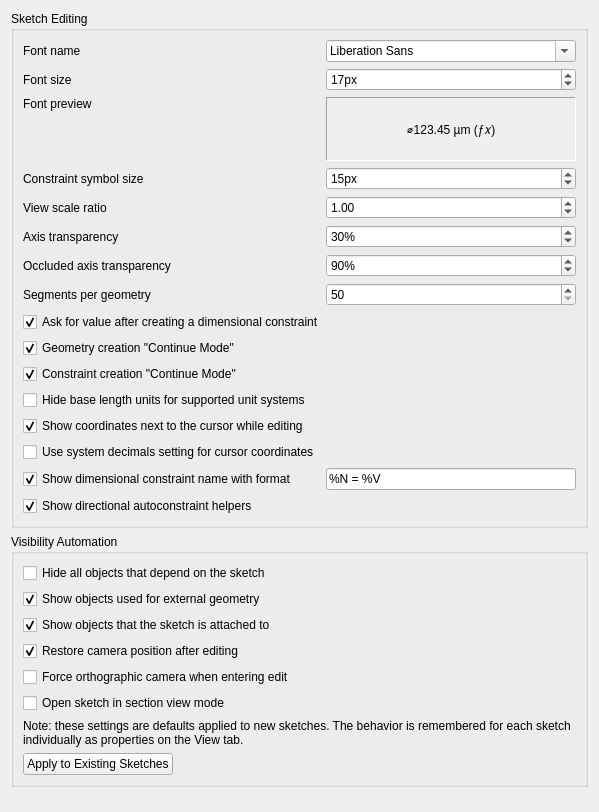
<?xml version="1.0" encoding="UTF-8"?>
<ui version="4.0">
 <class>SketcherGui::SketcherSettingsDisplay</class>
 <widget class="QWidget" name="SketcherGui::SketcherSettingsDisplay">
  <property name="geometry">
   <rect>
    <x>0</x>
    <y>0</y>
    <width>500</width>
    <height>538</height>
   </rect>
  </property>
  <property name="windowTitle">
   <string>Display</string>
  </property>
  <layout class="QVBoxLayout" name="verticalLayout">
   <item>
    <widget class="QGroupBox" name="groupBox_1">
     <property name="title">
      <string>Sketch Editing</string>
     </property>
     <layout class="QGridLayout" name="gridLayout_1">
      <item row="0" column="0">
       <widget class="QLabel" name="label_5">
        <property name="text">
         <string>Font name</string>
        </property>
       </widget>
      </item>
      <item row="0" column="1">
       <widget class="Gui::PrefFontBox" name="fontBoxSketcherFontName">
        <property name="minimumSize">
         <size>
          <width>250</width>
          <height>0</height>
         </size>
        </property>
        <property name="toolTip">
         <string>Font used for labels and constraints</string>
        </property>
        <property name="prefEntry" stdset="0">
         <cstring>EditSketcherFontName</cstring>
        </property>
        <property name="prefPath" stdset="0">
         <cstring>View</cstring>
        </property>
       </widget>
      </item>
      <item row="1" column="0">
       <widget class="QLabel" name="label_0">
        <property name="minimumSize">
         <size>
          <width>182</width>
          <height>0</height>
         </size>
        </property>
        <property name="text">
         <string>Font size</string>
        </property>
        <property name="buddy">
         <cstring>EditSketcherFontSize</cstring>
        </property>
       </widget>
      </item>
      <item row="1" column="1">
       <widget class="Gui::PrefSpinBox" name="EditSketcherFontSize">
        <property name="toolTip">
         <string>Font size used for labels and constraints</string>
        </property>
        <property name="suffix">
         <string>px</string>
        </property>
        <property name="minimum">
         <number>1</number>
        </property>
        <property name="maximum">
         <number>100</number>
        </property>
        <property name="value">
         <number>17</number>
        </property>
        <property name="prefEntry" stdset="0">
         <cstring>EditSketcherFontSize</cstring>
        </property>
        <property name="prefPath" stdset="0">
         <cstring>View</cstring>
        </property>
       </widget>
      </item>
      <item row="2" column="0">
       <widget class="QLabel" name="label_6">
        <property name="text">
         <string>Font preview</string>
        </property>
        <property name="alignment">
         <set>Qt::AlignTop|Qt::AlignLeft|Qt::AlignLeading</set>
        </property>
       </widget>
      </item>
      <item row="2" column="1" rowspan="2">
       <widget class="QLabel" name="LabelFontPreview">
        <property name="toolTip">
         <string>Preview of a constraint text when selected font family and size is used</string>
        </property>
        <property name="minimumSize">
         <size>
          <width>0</width>
          <height>64</height>
         </size>
        </property>
        <property name="text">
         <string>⌀123.45 µm (ƒ𝑥)</string>
        </property>
        <property name="alignment">
         <set>Qt::AlignCenter</set>
        </property>
        <property name="frameShape">
         <enum>QFrame::Panel</enum>
        </property>
        <property name="frameShadow">
         <enum>QFrame::Sunken</enum>
        </property>
        <property name="lineWidth">
         <number>1</number>
        </property>
        <property name="autoFillBackground">
         <bool>true</bool>
        </property>
        <property name="palette">
         <palette>
          <active>
           <colorrole role="Window">
            <brush brushstyle="SolidPattern">
             <color alpha="255">
              <red>255</red>
              <green>255</green>
              <blue>255</blue>
             </color>
            </brush>
           </colorrole>
          </active>
         </palette>
        </property>
       </widget>
      </item>
      <item row="3" column="0">
       <widget class="QLabel" name="LabelFontMessage">
        <property name="toolTip">
         <string>Because the selected font does not contain all characters Sketcher uses,
the characters listed here will be drawn using a substitute font.</string>
        </property>
        <property name="text">
         <string></string>
        </property>
        <property name="textInteractionFlags">
         <set>Qt::TextSelectableByMouse</set>
        </property>
        <property name="alignment">
         <set>Qt::AlignBottom|Qt::AlignRight|Qt::AlignTrailing</set>
        </property>
        <property name="font">
         <font>
          <weight>75</weight>
          <bold>true</bold>
         </font>
        </property>
       </widget>
      </item>
      <!-- Constraint symbol size -->
      <item row="4" column="0">
       <widget class="QLabel" name="label_ConstraintSymbolSize">
        <property name="text">
         <string>Constraint symbol size</string>
        </property>
        <property name="buddy">
         <cstring>ConstraintSymbolSize</cstring>
        </property>
       </widget>
      </item>
      <item row="4" column="1">
       <widget class="Gui::PrefSpinBox" name="ConstraintSymbolSize">
        <property name="toolTip">
         <string>Pixel size used to render constraint symbols</string>
        </property>
        <property name="suffix">
         <string>px</string>
        </property>
        <property name="minimum">
         <number>6</number>
        </property>
        <property name="maximum">
         <number>96</number>
        </property>
        <property name="value">
         <number>15</number>
        </property>
        <property name="prefEntry" stdset="0">
         <cstring>ConstraintSymbolSize</cstring>
        </property>
        <property name="prefPath" stdset="0">
         <cstring>View</cstring>
        </property>
       </widget>
      </item>
      <item row="5" column="0">
       <widget class="QLabel" name="label_1">
        <property name="minimumSize">
         <size>
          <width>182</width>
          <height>0</height>
         </size>
        </property>
        <property name="text">
         <string>View scale ratio</string>
        </property>
        <property name="buddy">
         <cstring>viewScalingFactor</cstring>
        </property>
       </widget>
      </item>
      <item row="5" column="1">
       <widget class="Gui::PrefDoubleSpinBox" name="viewScalingFactor">
        <property name="toolTip">
         <string>Scales the 3D view based on this factor</string>
        </property>
        <property name="inputMethodHints">
         <set>Qt::ImhPreferNumbers</set>
        </property>
        <property name="decimals">
         <number>2</number>
        </property>
        <property name="minimum">
         <double>0.500000000000000</double>
        </property>
        <property name="maximum">
         <double>5.000000000000000</double>
        </property>
        <property name="singleStep">
         <double>0.050000000000000</double>
        </property>
        <property name="value">
         <double>1.000000000000000</double>
        </property>
        <property name="prefEntry" stdset="0">
         <cstring>ViewScalingFactor</cstring>
        </property>
        <property name="prefPath" stdset="0">
         <cstring>View</cstring>
        </property>
       </widget>
      </item>
      <item row="6" column="0">
       <widget class="QLabel" name="label_axisTransparency">
        <property name="text">
         <string>Axis transparency</string>
        </property>
        <property name="buddy">
         <cstring>axisTransparency</cstring>
        </property>
       </widget>
      </item>
      <item row="6" column="1">
       <widget class="Gui::PrefSpinBox" name="axisTransparency">
        <property name="toolTip">
         <string>Transparency of visible axes.</string>
        </property>
        <property name="suffix">
         <string notr="true">%</string>
        </property>
        <property name="minimum">
         <number>0</number>
        </property>
        <property name="maximum">
         <number>100</number>
        </property>
        <property name="value">
         <number>30</number>
        </property>
        <property name="singleStep">
         <number>10</number>
        </property>
        <property name="prefEntry" stdset="0">
         <cstring>AxisTransparency</cstring>
        </property>
        <property name="prefPath" stdset="0">
         <cstring>Mod/Sketcher/General</cstring>
        </property>
       </widget>
      </item>
      <item row="7" column="0">
       <widget class="QLabel" name="label_occludedAxisTransparency">
        <property name="text">
         <string>Occluded axis transparency</string>
        </property>
        <property name="buddy">
         <cstring>occludedAxisTransparency</cstring>
        </property>
       </widget>
      </item>
      <item row="7" column="1">
       <widget class="Gui::PrefSpinBox" name="occludedAxisTransparency">
        <property name="toolTip">
         <string>Transparency of occluded axes.</string>
        </property>
        <property name="suffix">
         <string notr="true">%</string>
        </property>
        <property name="minimum">
         <number>0</number>
        </property>
        <property name="maximum">
         <number>100</number>
        </property>
        <property name="value">
         <number>90</number>
        </property>
        <property name="singleStep">
         <number>10</number>
        </property>
        <property name="prefEntry" stdset="0">
         <cstring>OccludedAxisTransparency</cstring>
        </property>
        <property name="prefPath" stdset="0">
         <cstring>Mod/Sketcher/General</cstring>
        </property>
       </widget>
      </item>
      <item row="8" column="0">
       <widget class="QLabel" name="label_3">
        <property name="text">
         <string>Segments per geometry</string>
        </property>
        <property name="buddy">
         <cstring>SegmentsPerGeometry</cstring>
        </property>
       </widget>
      </item>
      <item row="8" column="1">
       <widget class="Gui::PrefSpinBox" name="SegmentsPerGeometry">
        <property name="toolTip">
         <string>The number of polygons used for geometry approximation</string>
        </property>
        <property name="minimum">
         <number>50</number>
        </property>
        <property name="maximum">
         <number>1000</number>
        </property>
        <property name="prefEntry" stdset="0">
         <cstring>SegmentsPerGeometry</cstring>
        </property>
        <property name="prefPath" stdset="0">
         <cstring>View</cstring>
        </property>
       </widget>
      </item>
      <item row="9" column="0" colspan="2">
       <widget class="Gui::PrefCheckBox" name="dialogOnDistanceConstraint">
        <property name="toolTip">
         <string>Opens a dialog to input a value for new dimensional constraints after creation</string>
        </property>
        <property name="text">
         <string>Ask for value after creating a dimensional constraint</string>
        </property>
        <property name="checked">
         <bool>true</bool>
        </property>
        <property name="prefEntry" stdset="0">
         <cstring>ShowDialogOnDistanceConstraint</cstring>
        </property>
        <property name="prefPath" stdset="0">
         <cstring>Mod/Sketcher</cstring>
        </property>
       </widget>
      </item>
      <item row="10" column="0" colspan="2">
       <widget class="Gui::PrefCheckBox" name="continueMode">
        <property name="toolTip">
         <string>Keeps the current Sketcher tool active after creating geometry</string>
        </property>
        <property name="text">
         <string>Geometry creation &quot;Continue Mode&quot;</string>
        </property>
        <property name="checked">
         <bool>true</bool>
        </property>
        <property name="prefEntry" stdset="0">
         <cstring>ContinuousCreationMode</cstring>
        </property>
        <property name="prefPath" stdset="0">
         <cstring>Mod/Sketcher</cstring>
        </property>
       </widget>
      </item>
      <item row="11" column="0" colspan="2">
       <widget class="Gui::PrefCheckBox" name="constraintMode">
        <property name="toolTip">
         <string>Keeps the current Sketcher constraint tool active after creating geometry</string>
        </property>
        <property name="text">
         <string>Constraint creation &quot;Continue Mode&quot;</string>
        </property>
        <property name="checked">
         <bool>true</bool>
        </property>
        <property name="prefEntry" stdset="0">
         <cstring>ContinuousConstraintMode</cstring>
        </property>
        <property name="prefPath" stdset="0">
         <cstring>Mod/Sketcher</cstring>
        </property>
       </widget>
      </item>
      <item row="12" column="0" colspan="2">
       <widget class="Gui::PrefCheckBox" name="checkBoxHideUnits">
        <property name="toolTip">
         <string>Base length units will not be displayed in constraints or cursor coordinates.
Supports all unit systems except 'US customary' and 'Building US/Euro'.</string>
        </property>
        <property name="text">
         <string>Hide base length units for supported unit systems</string>
        </property>
        <property name="prefEntry" stdset="0">
         <cstring>HideUnits</cstring>
        </property>
        <property name="prefPath" stdset="0">
         <cstring>Mod/Sketcher</cstring>
        </property>
       </widget>
      </item>
      <item row="13" column="0">
       <widget class="Gui::PrefCheckBox" name="checkBoxShowCursorCoords">
        <property name="toolTip">
         <string>Shows cursor position coordinates next to the cursor while editing a sketch</string>
        </property>
        <property name="text">
         <string>Show coordinates next to the cursor while editing</string>
        </property>
        <property name="checked">
         <bool>true</bool>
        </property>
        <property name="prefEntry" stdset="0">
         <cstring>ShowCursorCoords</cstring>
        </property>
        <property name="prefPath" stdset="0">
         <cstring>Mod/Sketcher</cstring>
        </property>
       </widget>
      </item>
      <item row="14" column="0">
       <widget class="Gui::PrefCheckBox" name="checkBoxUseSystemDecimals">
        <property name="toolTip">
         <string>Cursor coordinates will use the system decimals setting instead of the short form</string>
        </property>
        <property name="text">
         <string>Use system decimals setting for cursor coordinates</string>
        </property>
        <property name="prefEntry" stdset="0">
         <cstring>UseSystemDecimals</cstring>
        </property>
        <property name="prefPath" stdset="0">
         <cstring>Mod/Sketcher</cstring>
        </property>
       </widget>
      </item>
      <item row="15" column="0">
       <widget class="Gui::PrefCheckBox" name="checkBoxShowDimensionalName">
        <property name="toolTip">
         <string>Shows names of dimensional constraints, if they exist</string>
        </property>
        <property name="text">
         <string>Show dimensional constraint name with format</string>
        </property>
        <property name="prefEntry" stdset="0">
         <cstring>ShowDimensionalName</cstring>
        </property>
        <property name="prefPath" stdset="0">
         <cstring>Mod/Sketcher</cstring>
        </property>
        <property name="checked">
         <bool>true</bool>
        </property>
       </widget>
      </item>
      <item row="15" column="1">
       <widget class="Gui::PrefLineEdit" name="prefDimensionalStringFormat">
        <property name="toolTip">
         <string>The format of the dimensional constraint string presentation.
Defaults to: %N = %V

%N - name parameter
%V - dimension value</string>
        </property>
        <property name="text">
         <string notr="true">%N = %V</string>
        </property>
        <property name="placeholderText">
         <string>%N = %V</string>
        </property>
        <property name="prefEntry" stdset="0">
         <cstring>DimensionalStringFormat</cstring>
        </property>
        <property name="prefPath" stdset="0">
         <cstring>Mod/Sketcher</cstring>
        </property>
       </widget>
      </item>
      <item row="16" column="0" colspan="2">
       <widget class="Gui::PrefCheckBox" name="checkBoxShowDirectionalAutoConstraintHints">
        <property name="toolTip">
         <string>Shows helper lines for directional autoconstraints such as parallel, perpendicular, and tangent</string>
        </property>
        <property name="text">
         <string>Show directional autoconstraint helpers</string>
        </property>
        <property name="checked">
         <bool>true</bool>
        </property>
        <property name="prefEntry" stdset="0">
         <cstring>ShowDirectionalAutoConstraintHints</cstring>
        </property>
        <property name="prefPath" stdset="0">
         <cstring>Mod/Sketcher/General</cstring>
        </property>
       </widget>
      </item>
     </layout>
    </widget>
   </item>
   <item>
    <widget class="QGroupBox" name="groupBox_2">
     <property name="enabled">
      <bool>true</bool>
     </property>
     <property name="sizePolicy">
      <sizepolicy hsizetype="Expanding" vsizetype="Minimum">
       <horstretch>0</horstretch>
       <verstretch>0</verstretch>
      </sizepolicy>
     </property>
     <property name="minimumSize">
      <size>
       <width>0</width>
       <height>0</height>
      </size>
     </property>
     <property name="maximumSize">
      <size>
       <width>16777215</width>
       <height>16777215</height>
      </size>
     </property>
     <property name="baseSize">
      <size>
       <width>0</width>
       <height>0</height>
      </size>
     </property>
     <property name="title">
      <string>Visibility Automation</string>
     </property>
     <layout class="QVBoxLayout" name="verticalLayout_2">
      <item>
       <widget class="Gui::PrefCheckBox" name="checkBoxTVHideDependent">
        <property name="toolTip">
         <string>Hides all object features that depend on the opened sketch</string>
        </property>
        <property name="text">
         <string>Hide all objects that depend on the sketch</string>
        </property>
        <property name="checked">
         <bool>false</bool>
        </property>
        <property name="prefEntry" stdset="0">
         <cstring>HideDependent</cstring>
        </property>
        <property name="prefPath" stdset="0">
         <cstring>Mod/Sketcher/General</cstring>
        </property>
       </widget>
      </item>
      <item>
       <widget class="Gui::PrefCheckBox" name="checkBoxTVShowLinks">
        <property name="toolTip">
         <string>Shows source objects which are used for external geometry in the opened sketch</string>
        </property>
        <property name="text">
         <string>Show objects used for external geometry</string>
        </property>
        <property name="checked">
         <bool>true</bool>
        </property>
        <property name="prefEntry" stdset="0">
         <cstring>ShowLinks</cstring>
        </property>
        <property name="prefPath" stdset="0">
         <cstring>Mod/Sketcher/General</cstring>
        </property>
       </widget>
      </item>
      <item>
       <widget class="Gui::PrefCheckBox" name="checkBoxTVShowSupport">
        <property name="toolTip">
         <string>Shows objects the opened sketch is attached to</string>
        </property>
        <property name="text">
         <string>Show objects that the sketch is attached to</string>
        </property>
        <property name="checked">
         <bool>true</bool>
        </property>
        <property name="prefEntry" stdset="0">
         <cstring>ShowSupport</cstring>
        </property>
        <property name="prefPath" stdset="0">
         <cstring>Mod/Sketcher/General</cstring>
        </property>
       </widget>
      </item>
      <item>
       <widget class="Gui::PrefCheckBox" name="checkBoxTVRestoreCamera">
        <property name="toolTip">
         <string>Restores the camera position after closing the sketch</string>
        </property>
        <property name="text">
         <string>Restore camera position after editing</string>
        </property>
        <property name="checked">
         <bool>true</bool>
        </property>
        <property name="prefEntry" stdset="0">
         <cstring>RestoreCamera</cstring>
        </property>
        <property name="prefPath" stdset="0">
         <cstring>Mod/Sketcher/General</cstring>
        </property>
       </widget>
      </item>
      <item>
       <widget class="Gui::PrefCheckBox" name="checkBoxTVForceOrtho">
        <property name="toolTip">
         <string>Forces the camera to an orthographic view when editing a sketch.
Works only when &quot;Restore camera position after editing&quot; is enabled.</string>
        </property>
        <property name="text">
         <string>Force orthographic camera when entering edit</string>
        </property>
        <property name="checked">
         <bool>false</bool>
        </property>
        <property name="prefEntry" stdset="0">
         <cstring>ForceOrtho</cstring>
        </property>
        <property name="prefPath" stdset="0">
         <cstring>Mod/Sketcher/General</cstring>
        </property>
       </widget>
      </item>
      <item>
       <widget class="Gui::PrefCheckBox" name="checkBoxTVSectionView">
        <property name="toolTip">
         <string>Opens a sketch in section view mode, showing only objects behind the sketch plane</string>
        </property>
        <property name="text">
         <string>Open sketch in section view mode</string>
        </property>
        <property name="checked">
         <bool>false</bool>
        </property>
        <property name="prefEntry" stdset="0">
         <cstring>SectionView</cstring>
        </property>
        <property name="prefPath" stdset="0">
         <cstring>Mod/Sketcher/General</cstring>
        </property>
       </widget>
      </item>
      <item>
       <widget class="QLabel" name="label_4">
        <property name="sizePolicy">
         <sizepolicy hsizetype="Preferred" vsizetype="Preferred">
          <horstretch>0</horstretch>
          <verstretch>0</verstretch>
         </sizepolicy>
        </property>
        <property name="text">
         <string>Note: these settings are defaults applied to new sketches. The behavior is remembered for each sketch individually as properties on the View tab.</string>
        </property>
        <property name="alignment">
         <set>Qt::AlignBottom|Qt::AlignLeading|Qt::AlignLeft</set>
        </property>
        <property name="wordWrap">
         <bool>true</bool>
        </property>
       </widget>
      </item>
      <item>
       <widget class="QPushButton" name="btnTVApply">
        <property name="sizePolicy">
         <sizepolicy hsizetype="Fixed" vsizetype="Fixed">
          <horstretch>0</horstretch>
          <verstretch>0</verstretch>
         </sizepolicy>
        </property>
        <property name="toolTip">
         <string>Applies current visibility automation settings to all sketches in the open documents</string>
        </property>
        <property name="text">
         <string>Apply to Existing Sketches</string>
        </property>
       </widget>
      </item>
     </layout>
    </widget>
   </item>
   <item>
    <spacer name="verticalSpacer">
     <property name="orientation">
      <enum>Qt::Vertical</enum>
     </property>
     <property name="sizeHint" stdset="0">
      <size>
       <width>20</width>
       <height>40</height>
      </size>
     </property>
    </spacer>
   </item>
  </layout>
 </widget>
 <customwidgets>
  <customwidget>
   <class>Gui::PrefSpinBox</class>
   <extends>QSpinBox</extends>
   <header>Gui/PrefWidgets.h</header>
  </customwidget>
  <customwidget>
   <class>Gui::PrefCheckBox</class>
   <extends>QCheckBox</extends>
   <header>Gui/PrefWidgets.h</header>
  </customwidget>
  <customwidget>
   <class>Gui::PrefLineEdit</class>
   <extends>QLineEdit</extends>
   <header>Gui/PrefWidgets.h</header>
  </customwidget>
  <customwidget>
   <class>Gui::PrefDoubleSpinBox</class>
   <extends>QDoubleSpinBox</extends>
   <header>Gui/PrefWidgets.h</header>
  </customwidget>
  <customwidget>
   <class>Gui::PrefFontBox</class>
   <extends>QFontComboBox</extends>
   <header>Gui/PrefWidgets.h</header>
  </customwidget>
 </customwidgets>
 <tabstops>
  <tabstop>fontBoxSketcherFontName</tabstop>
  <tabstop>EditSketcherFontSize</tabstop>
  <tabstop>ConstraintSymbolSize</tabstop>
  <tabstop>viewScalingFactor</tabstop>
  <tabstop>axisTransparency</tabstop>
  <tabstop>occludedAxisTransparency</tabstop>
  <tabstop>SegmentsPerGeometry</tabstop>
  <tabstop>dialogOnDistanceConstraint</tabstop>
  <tabstop>continueMode</tabstop>
  <tabstop>constraintMode</tabstop>
  <tabstop>checkBoxHideUnits</tabstop>
  <tabstop>checkBoxShowCursorCoords</tabstop>
  <tabstop>checkBoxUseSystemDecimals</tabstop>
  <tabstop>checkBoxShowDimensionalName</tabstop>
  <tabstop>prefDimensionalStringFormat</tabstop>
  <tabstop>checkBoxShowDirectionalAutoConstraintHints</tabstop>
  <tabstop>checkBoxTVHideDependent</tabstop>
  <tabstop>checkBoxTVShowLinks</tabstop>
  <tabstop>checkBoxTVShowSupport</tabstop>
  <tabstop>checkBoxTVRestoreCamera</tabstop>
  <tabstop>checkBoxTVForceOrtho</tabstop>
  <tabstop>checkBoxTVSectionView</tabstop>
  <tabstop>btnTVApply</tabstop>
 </tabstops>
 <resources/>
 <connections>
  <connection>
   <sender>checkBoxTVRestoreCamera</sender>
   <signal>toggled(bool)</signal>
   <receiver>checkBoxTVForceOrtho</receiver>
   <slot>setEnabled(bool)</slot>
   <hints>
    <hint type="sourcelabel">
     <x>20</x>
     <y>20</y>
    </hint>
    <hint type="destinationlabel">
     <x>20</x>
     <y>20</y>
    </hint>
   </hints>
  </connection>
 </connections>
</ui>
